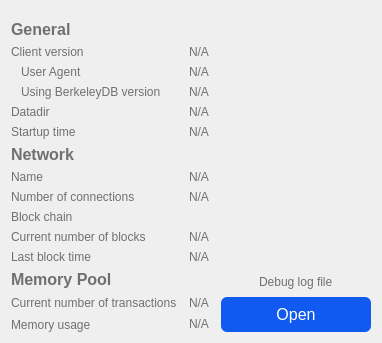
        <widget class="QWidget" name="tab_info">
         <property name="styleSheet">
          <string notr="true">color:#707070;
font-size:13.5px;
font-weight:200;</string>
         </property>
         <attribute name="title">
          <string>&amp;Information</string>
         </attribute>
         <layout class="QGridLayout" name="gridLayout" columnstretch="0,0,0">
          <property name="horizontalSpacing">
           <number>12</number>
          </property>
          <item row="2" column="1" colspan="2">
           <widget class="QLabel" name="clientUserAgent">
            <property name="cursor">
             <cursorShape>IBeamCursor</cursorShape>
            </property>
            <property name="text">
             <string>N/A</string>
            </property>
            <property name="textFormat">
             <enum>Qt::PlainText</enum>
            </property>
            <property name="textInteractionFlags">
             <set>Qt::LinksAccessibleByMouse|Qt::TextSelectableByKeyboard|Qt::TextSelectableByMouse</set>
            </property>
           </widget>
          </item>
          <item row="4" column="0">
           <widget class="QLabel" name="label_12">
            <property name="text">
             <string>Datadir</string>
            </property>
           </widget>
          </item>
          <item row="9" column="0">
           <widget class="QLabel" name="label_10">
            <property name="font">
             <font>
              <weight>25</weight>
              <bold>false</bold>
             </font>
            </property>
            <property name="text">
             <string>Block chain</string>
            </property>
           </widget>
          </item>
          <item row="8" column="1" colspan="2">
           <widget class="QLabel" name="numberOfConnections">
            <property name="cursor">
             <cursorShape>IBeamCursor</cursorShape>
            </property>
            <property name="text">
             <string>N/A</string>
            </property>
            <property name="textFormat">
             <enum>Qt::PlainText</enum>
            </property>
            <property name="textInteractionFlags">
             <set>Qt::LinksAccessibleByMouse|Qt::TextSelectableByKeyboard|Qt::TextSelectableByMouse</set>
            </property>
           </widget>
          </item>
          <item row="8" column="0">
           <widget class="QLabel" name="label_7">
            <property name="text">
             <string>Number of connections</string>
            </property>
           </widget>
          </item>
          <item row="7" column="1" colspan="2">
           <widget class="QLabel" name="networkName">
            <property name="cursor">
             <cursorShape>IBeamCursor</cursorShape>
            </property>
            <property name="text">
             <string>N/A</string>
            </property>
            <property name="textFormat">
             <enum>Qt::PlainText</enum>
            </property>
            <property name="textInteractionFlags">
             <set>Qt::LinksAccessibleByMouse|Qt::TextSelectableByKeyboard|Qt::TextSelectableByMouse</set>
            </property>
           </widget>
          </item>
          <item row="7" column="0">
           <widget class="QLabel" name="label_8">
            <property name="text">
             <string>Name</string>
            </property>
           </widget>
          </item>
          <item row="6" column="0">
           <widget class="QLabel" name="labelNetwork">
            <property name="font">
             <font>
              <pointsize>-1</pointsize>
              <weight>75</weight>
              <bold>true</bold>
             </font>
            </property>
            <property name="styleSheet">
             <string notr="true">color:#707070;
font-size:16px;
font-weight:bold;</string>
            </property>
            <property name="text">
             <string>Network</string>
            </property>
           </widget>
          </item>
          <item row="5" column="1" colspan="2">
           <widget class="QLabel" name="startupTime">
            <property name="cursor">
             <cursorShape>IBeamCursor</cursorShape>
            </property>
            <property name="text">
             <string>N/A</string>
            </property>
            <property name="textFormat">
             <enum>Qt::PlainText</enum>
            </property>
            <property name="textInteractionFlags">
             <set>Qt::LinksAccessibleByMouse|Qt::TextSelectableByKeyboard|Qt::TextSelectableByMouse</set>
            </property>
           </widget>
          </item>
          <item row="3" column="0">
           <widget class="QLabel" name="label_berkeleyDBVersion">
            <property name="text">
             <string>Using BerkeleyDB version</string>
            </property>
            <property name="indent">
             <number>10</number>
            </property>
           </widget>
          </item>
          <item row="12" column="2" rowspan="3">
           <layout class="QVBoxLayout" name="verticalLayoutDebugButton">
            <property name="spacing">
             <number>3</number>
            </property>
            <item>
             <spacer name="verticalSpacer_2">
              <property name="orientation">
               <enum>Qt::Vertical</enum>
              </property>
              <property name="sizeHint" stdset="0">
               <size>
                <width>10</width>
                <height>5</height>
               </size>
              </property>
             </spacer>
            </item>
            <item alignment="Qt::AlignHCenter">
             <widget class="QLabel" name="labelDebugLogfile">
              <property name="styleSheet">
               <string notr="true">padding-bottom:5px;</string>
              </property>
              <property name="text">
               <string>Debug log file</string>
              </property>
             </widget>
            </item>
            <item alignment="Qt::AlignHCenter">
             <widget class="QPushButton" name="openDebugLogfileButton">
              <property name="minimumSize">
               <size>
                <width>150</width>
                <height>0</height>
               </size>
              </property>
              <property name="maximumSize">
               <size>
                <width>150</width>
                <height>16777215</height>
               </size>
              </property>
              <property name="toolTip">
               <string>Open the %1 debug log file from the current data directory. This can take a few seconds for large log files.</string>
              </property>
              <property name="styleSheet">
               <string notr="true">#openDebugLogfileButton{
border-radius: 6px;
color: #FFFFFF;
font-size: 16px;
background-color:#105aef;
line-height:10px;
padding:8 20 8 20;
}

#openDebugLogfileButton:hover {
background-color:#0e45b4;
}</string>
              </property>
              <property name="text">
               <string>Open</string>
              </property>
              <property name="autoDefault">
               <bool>false</bool>
              </property>
             </widget>
            </item>
           </layout>
          </item>
          <item row="14" column="1">
           <widget class="QLabel" name="mempoolSize">
            <property name="cursor">
             <cursorShape>IBeamCursor</cursorShape>
            </property>
            <property name="text">
             <string>N/A</string>
            </property>
            <property name="textFormat">
             <enum>Qt::PlainText</enum>
            </property>
            <property name="textInteractionFlags">
             <set>Qt::LinksAccessibleByMouse|Qt::TextSelectableByKeyboard|Qt::TextSelectableByMouse</set>
            </property>
           </widget>
          </item>
          <item row="14" column="0">
           <widget class="QLabel" name="labelMemoryUsage">
            <property name="text">
             <string>Memory usage</string>
            </property>
           </widget>
          </item>
          <item row="13" column="1">
           <widget class="QLabel" name="mempoolNumberTxs">
            <property name="cursor">
             <cursorShape>IBeamCursor</cursorShape>
            </property>
            <property name="text">
             <string>N/A</string>
            </property>
            <property name="textFormat">
             <enum>Qt::PlainText</enum>
            </property>
            <property name="textInteractionFlags">
             <set>Qt::LinksAccessibleByMouse|Qt::TextSelectableByKeyboard|Qt::TextSelectableByMouse</set>
            </property>
           </widget>
          </item>
          <item row="13" column="0">
           <widget class="QLabel" name="labelNumberOfTransactions">
            <property name="text">
             <string>Current number of transactions</string>
            </property>
           </widget>
          </item>
          <item row="12" column="0">
           <widget class="QLabel" name="labelMempoolTitle">
            <property name="font">
             <font>
              <pointsize>-1</pointsize>
              <weight>75</weight>
              <bold>true</bold>
             </font>
            </property>
            <property name="styleSheet">
             <string notr="true">color:#707070;
font-size:16px;
font-weight:bold;</string>
            </property>
            <property name="text">
             <string>Memory Pool</string>
            </property>
           </widget>
          </item>
          <item row="11" column="1" colspan="2">
           <widget class="QLabel" name="lastBlockTime">
            <property name="cursor">
             <cursorShape>IBeamCursor</cursorShape>
            </property>
            <property name="text">
             <string>N/A</string>
            </property>
            <property name="textFormat">
             <enum>Qt::PlainText</enum>
            </property>
            <property name="textInteractionFlags">
             <set>Qt::LinksAccessibleByMouse|Qt::TextSelectableByKeyboard|Qt::TextSelectableByMouse</set>
            </property>
           </widget>
          </item>
          <item row="11" column="0">
           <widget class="QLabel" name="labelLastBlockTime">
            <property name="text">
             <string>Last block time</string>
            </property>
           </widget>
          </item>
          <item row="10" column="1" colspan="2">
           <widget class="QLabel" name="numberOfBlocks">
            <property name="cursor">
             <cursorShape>IBeamCursor</cursorShape>
            </property>
            <property name="text">
             <string>N/A</string>
            </property>
            <property name="textFormat">
             <enum>Qt::PlainText</enum>
            </property>
            <property name="textInteractionFlags">
             <set>Qt::LinksAccessibleByMouse|Qt::TextSelectableByKeyboard|Qt::TextSelectableByMouse</set>
            </property>
           </widget>
          </item>
          <item row="10" column="0">
           <widget class="QLabel" name="label_3">
            <property name="text">
             <string>Current number of blocks</string>
            </property>
           </widget>
          </item>
          <item row="5" column="0">
           <widget class="QLabel" name="label_13">
            <property name="text">
             <string>Startup time</string>
            </property>
           </widget>
          </item>
          <item row="4" column="1" colspan="2">
           <widget class="QLabel" name="dataDir">
            <property name="cursor">
             <cursorShape>IBeamCursor</cursorShape>
            </property>
            <property name="text">
             <string>N/A</string>
            </property>
            <property name="textFormat">
             <enum>Qt::PlainText</enum>
            </property>
            <property name="wordWrap">
             <bool>true</bool>
            </property>
            <property name="textInteractionFlags">
             <set>Qt::LinksAccessibleByMouse|Qt::TextSelectableByKeyboard|Qt::TextSelectableByMouse</set>
            </property>
           </widget>
          </item>
          <item row="2" column="0">
           <widget class="QLabel" name="labelClientUserAgent">
            <property name="text">
             <string>User Agent</string>
            </property>
            <property name="indent">
             <number>10</number>
            </property>
           </widget>
          </item>
          <item row="1" column="1" colspan="2">
           <widget class="QLabel" name="clientVersion">
            <property name="cursor">
             <cursorShape>IBeamCursor</cursorShape>
            </property>
            <property name="text">
             <string>N/A</string>
            </property>
            <property name="textFormat">
             <enum>Qt::PlainText</enum>
            </property>
            <property name="textInteractionFlags">
             <set>Qt::LinksAccessibleByMouse|Qt::TextSelectableByKeyboard|Qt::TextSelectableByMouse</set>
            </property>
           </widget>
          </item>
          <item row="3" column="1" colspan="2">
           <widget class="QLabel" name="berkeleyDBVersion">
            <property name="cursor">
             <cursorShape>IBeamCursor</cursorShape>
            </property>
            <property name="text">
             <string>N/A</string>
            </property>
            <property name="textFormat">
             <enum>Qt::PlainText</enum>
            </property>
            <property name="textInteractionFlags">
             <set>Qt::LinksAccessibleByMouse|Qt::TextSelectableByKeyboard|Qt::TextSelectableByMouse</set>
            </property>
           </widget>
          </item>
          <item row="1" column="0">
           <widget class="QLabel" name="label_6">
            <property name="text">
             <string>Client version</string>
            </property>
           </widget>
          </item>
          <item row="0" column="0">
           <widget class="QLabel" name="label_9">
            <property name="font">
             <font>
              <pointsize>-1</pointsize>
              <weight>75</weight>
              <bold>true</bold>
             </font>
            </property>
            <property name="styleSheet">
             <string notr="true">color:#707070;
font-size:16px;
font-weight:bold;
padding-top:9px;
margin:0px;
padding-left:0px;</string>
            </property>
            <property name="text">
             <string>General</string>
            </property>
            <property name="indent">
             <number>0</number>
            </property>
           </widget>
          </item>
         </layout>
        </widget>
